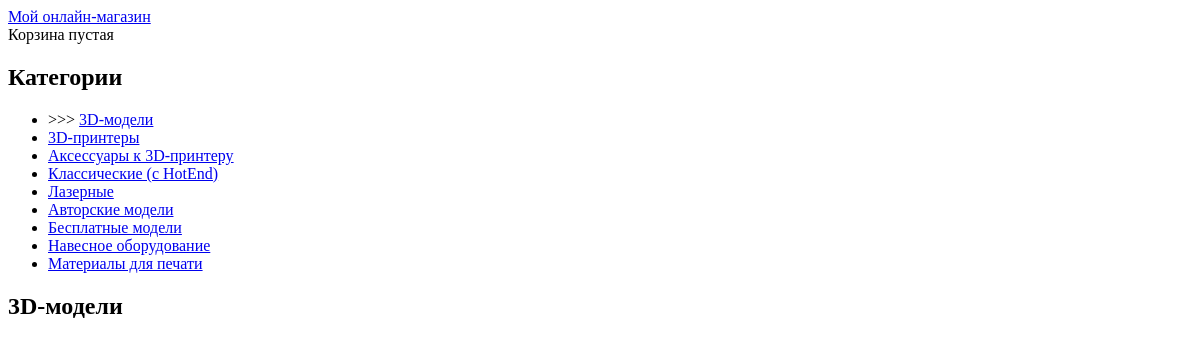
The app's page /catalog/3d-modely/, older data.
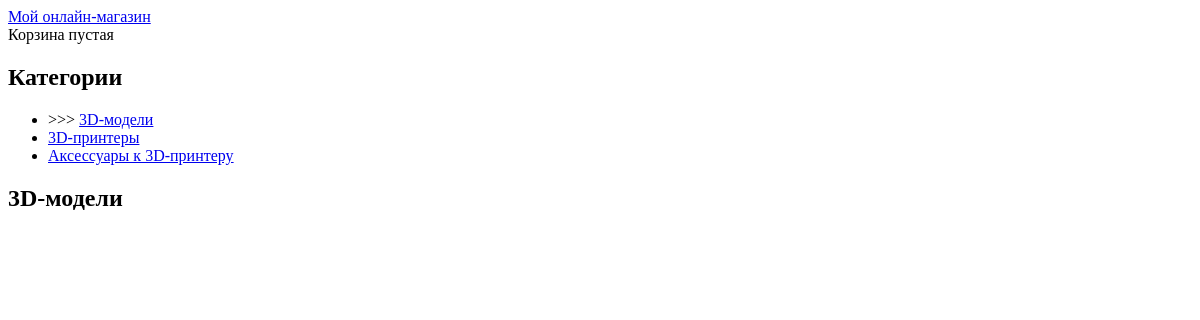
The same page, newer data.
### catalog/models.py (models this page shows, shortened)
class Catalog(models.Model):
    class Meta():
        db_table = 'category'
        verbose_name_plural = "Категории"
        verbose_name = "Категория"
    name = models.CharField(max_length=50, unique=True, db_index=True, verbose_name="Категория")
    parent = models.ForeignKey('self', blank=True, null=True, related_name='children',db_index=True, verbose_name = u'Родительский класс')
    slug = models.SlugField(max_length=200, unique=True, db_index=True, db_column='slug')
    def get_absolute_url(self):
        return reverse('catalog:CategoryList', args=[self.slug])

### catalog/views.py (the view)
# urls.py: url(r'^(?P<category_slug>[-\w]+)/$', views.category_list, name='CategoryList'),
def category_list(request, category_slug=None):
    category = None
    categories = Catalog.objects.all()
    products = Products.objects.filter(available=True)
    if category_slug:
        category = get_object_or_404(Catalog, slug=category_slug)
        products = products.filter(category=category)
    return render(request, 'catalog/category.html', {
            'category': category,
            'categories': categories,
            'products': products,
    })

### cart/cart.py (called while the page is built)
    def __len__(self):
        return sum(item['quantity'] for item in self.cart.values())

### cart/context_processors.py (called while the page is built)
def cart(request):
    return {'cart': Cart(request)}

### templates/catalog/category.html (shortened to what this page needs)
{% extends 'catalog/base.html' %}
{% block content %}
    <div id="sidebar" class="col-sm-3">
    <h2>Категории</h2>
    <ul>
        {% for cat in categories %}
                <li> {% if category.slug == cat.slug %} >>> {% endif %}
                     <a href="{{ cat.get_absolute_url }}">{{ cat.name }}</a>
                </li>
        {% endfor %}
    </ul>
    </div>
  <div id="main" class="product_list col-sm-9">
    <h2>{% if category %}{{ category.name }}{% endif %}</h2>
    </div>
{% endblock %}

### templates/catalog/base.html (shortened to what this page needs)
<!DOCTYPE html>
<html lang="en">
  <body>
        <section id="header">
        <div class="top container">
         <td><a href="{% url "catalog:MainCatalog" %}">Мой онлайн-магазин</a></td>
        </div>
             {% with total_items=cart|length %}
                {% if cart|length > 0 %}
                    Ваша корзина:
                    <a href="{% url "cart:CartDetail" %}">
                        {{ total_items }} тов. {{ cart.get_total_price }} руб.
                    </a>
                 {% else %}
                      Корзина пустая
                {% endif %}
            {% endwith %}
        </section>
        <section id="content row" class="container">
        {% block content %}{% endblock %}
        </section>
  </body>
</html>

Row changes from the older to the newer data that the page shows:
removed Catalog: name "Классические (с HotEnd)"
removed Catalog: name "Лазерные"
removed Catalog: name "Авторские модели"
removed Catalog: name "Бесплатные модели"
removed Catalog: name "Навесное оборудование"
removed Catalog: name "Материалы для печати"
